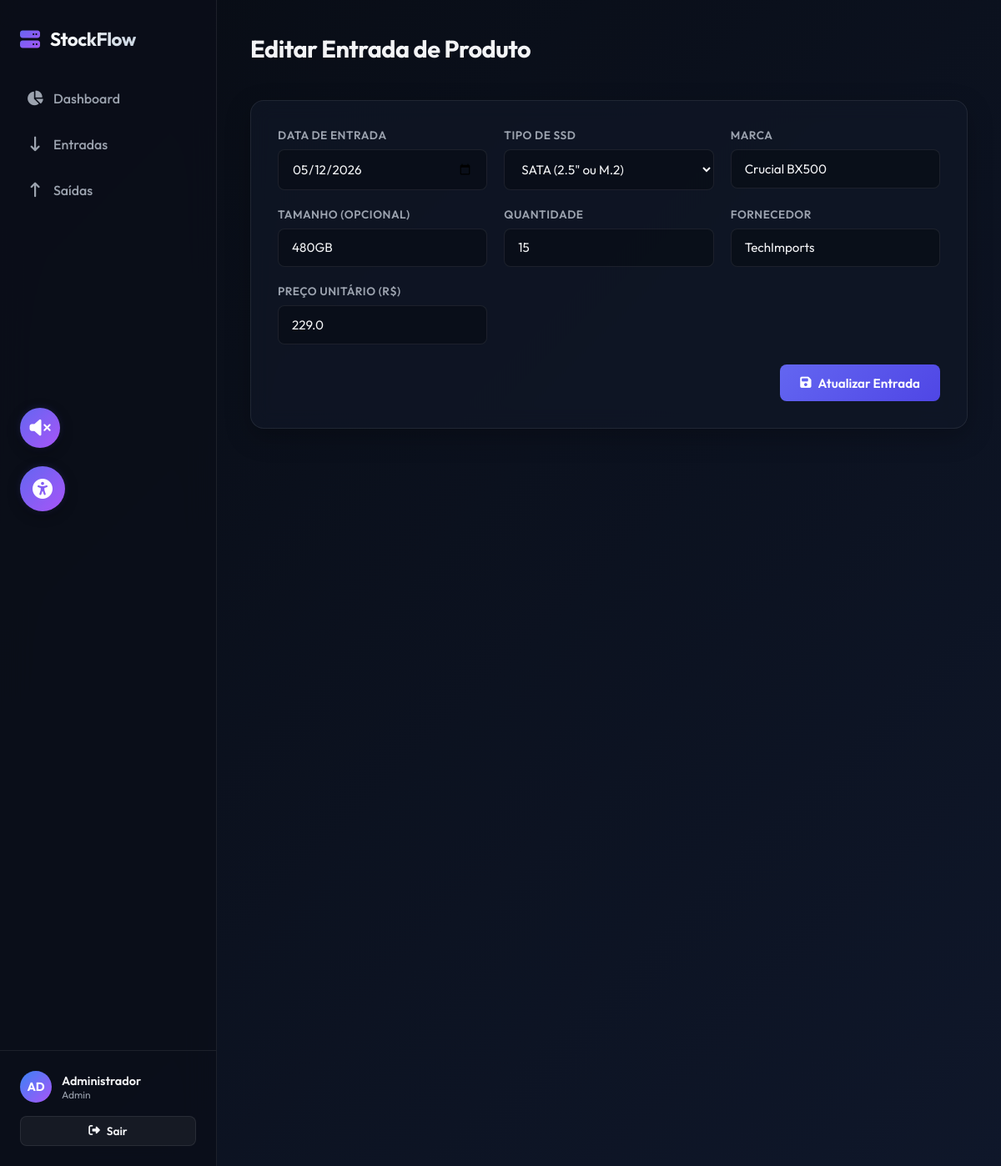
Screenshot of /entradas/edit/2 (signed in) with the database file from the repository.
### tables this page shows
CREATE TABLE entries (
            id INTEGER PRIMARY KEY AUTOINCREMENT,
            entry_date TEXT NOT NULL,
            ssd_type TEXT NOT NULL,
            brand TEXT NOT NULL,
            size TEXT,
            quantity INTEGER NOT NULL,
            supplier TEXT NOT NULL,
            price REAL NOT NULL
        );

### app.py (the view, shortened to what this page needs)
@app.route('/entradas/edit/<int:entry_id>', endpoint='edit_entry', methods=['GET', 'POST'])
@login_required
def edit_entry(entry_id):
    conn = get_db_connection()
    cursor = conn.cursor()
    cursor.execute("SELECT * FROM entries WHERE id = ?", (entry_id,))
    entry = cursor.fetchone()
    if not entry:
        conn.close()
        flash('Entrada não encontrada.', 'danger')
        return redirect(url_for('entradas'))
    cursor.execute("SELECT ssd_type, brand, size, quantity FROM products WHERE quantity > 0 ORDER BY brand, size")
    available_products = [dict(row) for row in cursor.fetchall()]
    conn.close()
    return render_template('edit_entry.html', entry=entry, available_products=available_products)

### app.py (called while the page is built)
@app.context_processor
def inject_now():
    return {'now': datetime.datetime.utcnow()}

def login_required(f):
    from functools import wraps
    @wraps(f)
    def decorated_function(*args, **kwargs):
        if not session.get('logged_in'):
            return redirect(url_for('login'))
        return f(*args, **kwargs)
    return decorated_function

### database.py (called while the page is built)
def get_db_connection():
    conn = sqlite3.connect(DB_PATH)
    conn.row_factory = sqlite3.Row
    return conn

### templates/edit_entry.html (shortened to what this page needs)
{% extends "base.html" %}
{% block content %}
<div class="page-header">
    <div class="page-title">
        <h2>Editar Entrada de Produto</h2>
    </div>
</div>
<div class="glass-panel">
    <form action="{{ url_for('edit_entry', entry_id=entry.id) }}" method="POST" autocomplete="off" id="editEntryForm" role="form" aria-label="Formulário de Edição de Entrada de Produto">
        <div class="form-grid">
            <div class="form-group">
                <label for="entry_date" class="form-label">Data de Entrada</label>
                <input type="date" id="entry_date" name="entry_date" class="form-input" required value="{{ entry.entry_date }}">
            </div>
            <div class="form-group">
                <label for="ssd_type" class="form-label">Tipo de SSD</label>
                <select id="ssd_type" name="ssd_type" class="form-select" required>
                    <option value="SATA" {% if entry.ssd_type == 'SATA' %}selected{% endif %}>SATA (2.5" ou M.2)</option>
                </select>
            </div>
            <div class="form-group">
                <label for="brand" class="form-label">Marca</label>
                <input type="text" id="brand" name="brand" class="form-input" placeholder="Ex: Kingston, Crucial, XPG" required value="{{ entry.brand }}">
            </div>
            <div class="form-group">
                <label for="size" class="form-label">Tamanho (Opcional)</label>
                <input type="text" id="size" name="size" class="form-input" placeholder="Ex: 240GB, 480GB, 1TB" value="{{ entry.size }}">
            </div>
            <div class="form-group">
                <label for="quantity" class="form-label">Quantidade</label>
                <input type="number" id="quantity" name="quantity" class="form-input" min="1" required value="{{ entry.quantity }}">
            </div>
            <div class="form-group">
                <label for="supplier" class="form-label">Fornecedor</label>
                <input type="text" id="supplier" name="supplier" class="form-input" placeholder="Nome do Fornecedor" required value="{{ entry.supplier }}">
            </div>
            <div class="form-group">
                <label for="price" class="form-label">Preço Unitário (R$)</label>
                <input type="number" id="price" name="price" class="form-input" min="0.01" step="0.01" required value="{{ entry.price }}">
            </div>
        </div>
        <div style="display: flex; justify-content: flex-end; margin-top: 1rem;">
            <button type="submit" class="btn btn-primary">
                <i class="fa-solid fa-save" aria-hidden="true"></i> Atualizar Entrada
            </button>
        </div>
    </form>
</div>
{% endblock %}

### static/css/style.css (style rules this page uses)
:root { --bg-base: #080c14; --bg-gradient: linear-gradient(135deg, #080c14 0%, #0f172a 100%); --panel-bg: rgba(17, 24, 39, 0.7); --panel-border: rgba(255, 255, 255, 0.08); --panel-border-hover: rgba(99, 102, 241, 0.3); --primary: #6366f1; --primary-hover: #4f46e5; --primary-glow: rgba(99, 102, 241, 0.15); --accent-sata: #3b82f6; --accent-nvme: #a855f7; --success: #10b981; --warning: #f59e0b; --danger: #ef4444; --text-main: #f3f4f6; --text-muted: #9ca3af; --text-dark: #1f2937; --sidebar-width: 260px; --border-radius-lg: 16px; --border-radius-md: 12px; --border-radius-sm: 8px; --transition-smooth: all 0.3s cubic-bezier(0.4, 0, 0.2, 1); }
* { margin: 0; padding: 0; box-sizing: border-box; font-family: 'Outfit', sans-serif; scrollbar-width: thin; scrollbar-color: rgba(99, 102, 241, 0.3) rgba(8, 12, 20, 0.5); }
body { background: var(--bg-gradient); color: var(--text-main); min-height: 100vh; overflow-x: hidden; display: flex; }
.page-header { display: flex; justify-content: space-between; align-items: center; margin-bottom: 2.5rem; animation: fadeIn 0.4s ease-out; }
.page-title h2 { font-size: 1.8rem; font-weight: 700; letter-spacing: -0.5px; margin-bottom: 0.25rem; }
.glass-panel { background: var(--panel-bg); border: 1px solid var(--panel-border); backdrop-filter: blur(12px); -webkit-backdrop-filter: blur(12px); border-radius: var(--border-radius-lg); padding: 2rem; box-shadow: 0 10px 30px rgba(0, 0, 0, 0.25); margin-bottom: 2.5rem; animation: fadeIn 0.6s ease-out; }
.form-grid { display: grid; grid-template-columns: repeat(auto-fit, minmax(200px, 1fr)); gap: 1.25rem; margin-bottom: 1.5rem; }
.form-group { display: flex; flex-direction: column; gap: 0.5rem; }
.form-label { font-size: 0.85rem; font-weight: 600; color: var(--text-muted); text-transform: uppercase; letter-spacing: 0.5px; }
.form-input, .form-select { background: rgba(8, 12, 20, 0.6); border: 1px solid var(--panel-border); color: var(--text-main); padding: 0.8rem 1rem; border-radius: var(--border-radius-sm); font-size: 0.95rem; outline: none; transition: var(--transition-smooth); width: 100%; }
.form-select option { background: var(--bg-base); color: var(--text-main); }
.btn { display: inline-flex; align-items: center; justify-content: center; gap: 0.5rem; padding: 0.8rem 1.5rem; border-radius: var(--border-radius-sm); font-size: 0.95rem; font-weight: 600; cursor: pointer; border: none; text-decoration: none; transition: var(--transition-smooth); }
.btn-primary { background: linear-gradient(135deg, var(--primary), #4f46e5); color: white; }

### rows the page displays
entries: entry_date "05/12/2026", ssd_type "SATA (2.5\" ou M.2)", brand "Crucial BX500", size "480GB", quantity "15", supplier "TechImports", price "229.0"
